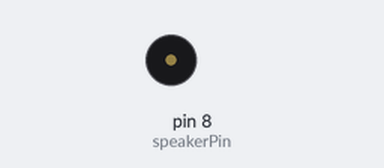
Bench run of a sketch on a simulated Arduino Uno, built with avr-gcc and run on an emulated ATmega328P. Parts: buzzer (waves = sounding).

Above: at 1.4 s.
At 28.89 s:
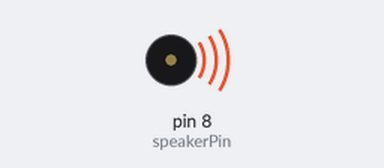
Timing chart, 0 to 29.2 s (numbered marks = the images above):
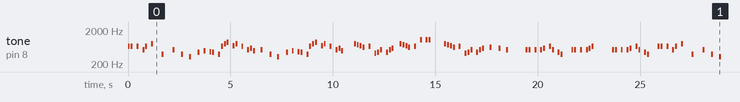

The sketch:

mario.ino
```cpp
// (licence header left out)
int speakerPin = 8;

char notas_mario[] = "EE E CE G  g  C  g e  a b ia gEGA FG E CDb C  g e  a b ia gEGA FG E CDb  GNFR E uaC aCD GNFR E 1 11   GNFR E uaC aCD L  D C   CC C CD EC ag  CC C CDE  CC C CD EC ag  EE E CE G  g  C  g e  a b ia gEGA FG E CDb C  g e  a b ia gEGA FG E CDb EC g u aF Fa  bAAAGFEC ag  EC g u aF Fa  bF FFEDCe ec  "; // a space represents a rest
float ritmos_mario[] = { 1, 1, 1, 1, 1, 1, 1, 1, 1, 1, 2, 1, 1, 2, 1, 1, 1, 1, 2, 1, 1, 1, 1, 1, 1, 1, 1, 1, 1, 1, 1, 1, 1, 1, 1, 1, 1, 1, 1, 1, 1, 1, 2, 1, 1, 1, 1, 2, 1, 1, 1, 1, 1, 1, 1, 1, 1, 1, 1, 1, 1, 1, 1, 1, 1, 1, 1, 1, 1, 1, 1, 2, //Page 1
                2, 1, 1, 1, 1, 1, 1, 1, 1, 1, 1, 1, 1, 1, 1, 2, 1, 1, 1, 1, 1, 1, 1, 1, 1, 1, 1, 1, 2, 2, 1, 1, 1, 1, 1, 1, 1, 1, 1, 1, 1, 1, 1, 1, 2, 1, 1, 1, 1, 2, 1, 1, 2, 4, //Page 2
                1, 1, 1, 1, 1, 1, 1, 1, 1, 1, 1, 1, 1, 1, 2, 1, 1, 1, 1, 1, 1, 1, 1, 4, 4, 1, 1, 1, 1, 1, 1, 1, 1, 1, 1, 1, 1, 1, 1, 2, 1, 1, 1, 1, 1, 1, 1, 1, 1, 1, 2, 1, 1, 2, //Page4
                1, 1, 1, 1, 2, 1, 1, 1, 1, 1, 1, 1, 1, 1, 1, 1, 1, 1, 1, 1, 1, 1, 1, 1, 1, 1, 1, 1, 2, 1, 1, 1, 1, 2, 1, 1, 1, 1, 1, 1, 1, 1, 1, 1, 1, 1, 1, 1, 1, 1, 1, 1, 1, 1, 1, 1, 1, 2, //Page 5
                1, 1, 1, 1, 2, 1, 1, 1, 1, 1, 1, 1, 1, 2, 1.3, 1.3, 1.3, 1.3, 1.3, 1.3, 1, 1, 1, 1, 1, 1, 2, 1, 1, 1, 1, 2, 1, 1, 1, 1, 1, 1, 1, 1, 2, 1, 1, 1, 1, 1.3, 1.3, 1.3, 1, 1, 1, 1, 1, 1, 2 }; //Page 6

int tiempo = 95;

/**********************************************************************************************************
 *  Nombre:      Setup
 *  Retornos:    Nada
 *  Parametros:  Nada
 *  Descripcion: Función de configuración.
**********************************************************************************************************/

void setup() {
  pinMode(speakerPin, OUTPUT);
}

/**********************************************************************************************************
 *  Nombre:      Loop
 *  Retorna:     Nada
 *  Parametros:  Nada
 *  Descripcion: Loop general.
 **********************************************************************************************************/
void loop() {
  for (int i = 0; i < sizeof(notas_mario); i++) {
    if (notas_mario[i] == ' ') {
      delay(ritmos_mario[i] * tiempo);
    } else {
      playNote( speakerPin, notas_mario[i], ritmos_mario[i] * tiempo);
    }
    delay(tiempo / 2);
  }
}


/**********************************************************************************************************
 *  Nombre:      playNote
 *  Retorna:     Nada
 *  Parametros:  int pin: pin donde se conecta el speaker
 *               char nota_char: nombre de la nota
 *               int duracion: beats en que la nota permanece activa
 *  Descripcion: Toca la nota segun el nombre y el tiempo dado
 **********************************************************************************************************/

void playNote(int pin ,char nota_char, int duracion) {
//                    do   do/s  re  re/s  mi  fa   fa/s sol sol/s la   la/s  do
  char nombres[] = { ' ',  '!', '2', '3', '4', '5', '6', '7', '8', '9', '0', '-', '=', 'c', 'd', 'e', 'f', 'g', 'a', 'b', 'C', 'D', 'E', 'F', 'G', 'A', 'B', 'i', 'N', 'R', 'u',  '1', 'L', 'k'}; // [i = b flat] [N = G flat] [R = D#] [u = g#] [1 = C oct. 5] [L = E flat]
  int notas[] =  {   0, 1046, 138, 146, 155, 164, 174, 184, 195, 207, 220, 233, 246, 261, 293, 329, 349, 391, 440, 493, 523, 587, 659, 698, 783, 880, 987, 466, 740, 622, 415, 1046, 622u, 227};

  for (int i = 0; i < 34; i++) {
    if (nombres[i] == nota_char) {
        tone(pin, notas[i]);
        delay(duracion);
        noTone(pin);
    }
  }
}
```

Measured:
- by itself, tone on pin 8 (speakerPin): plays 659 Hz for 0.10 s, 659 Hz for 0.10 s, 659 Hz for 0.10 s, 523 Hz for 0.10 s, 659 Hz for 0.10 s, 783 Hz for 0.10 s … (500 notes in this stretch)
